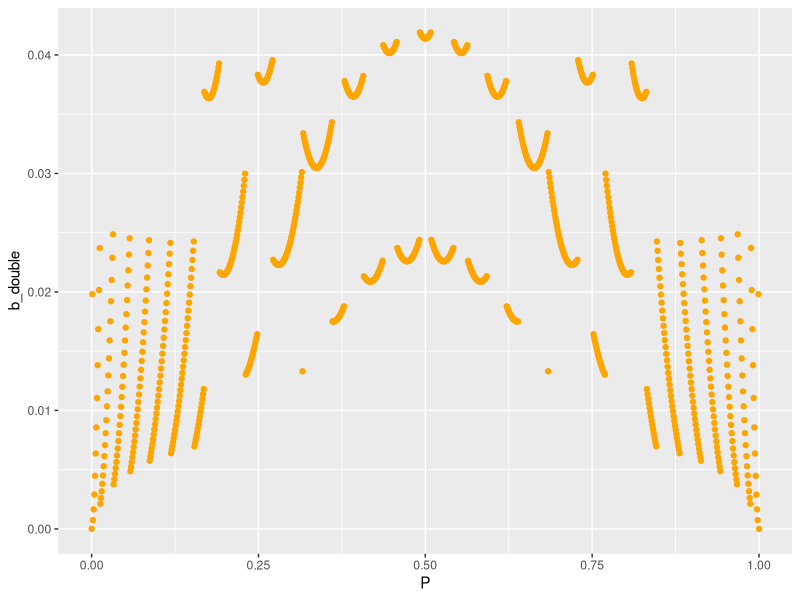
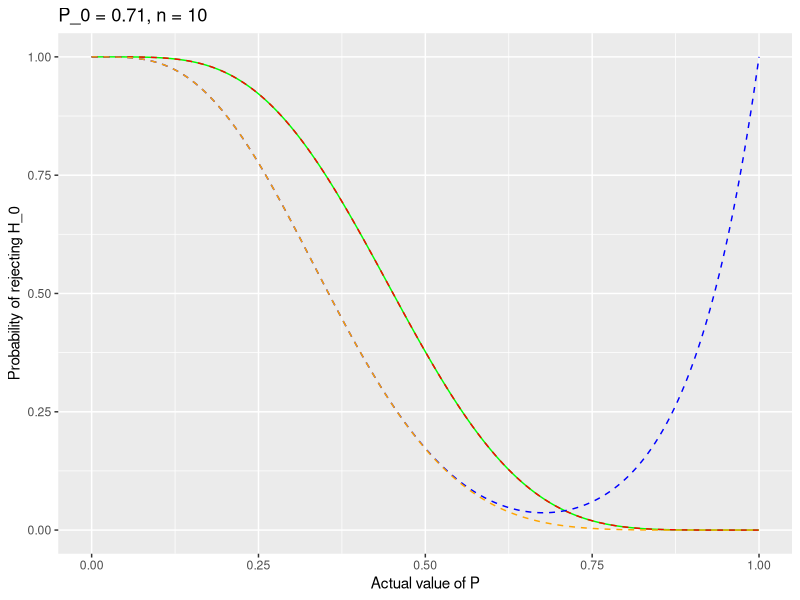

The R source for these figures, in order:
## ---- chunk 1
knitr::opts_chunk$set(echo = TRUE)
## ---- chunk 2
library(ggplot2)
library(reshape2)
library(tidyverse)
## ---- chunk 3
dmodel <- function(x, n, p){
  dbinom(x, n, p)
}

pmodel <- function(x, n, p, tail_left = TRUE){
  pbinom(x, n, p, tail_left)
}

sample_space <- function(n){
  0:n
}

expected_val_model <- function(n, p){
  n*p
}

## ---- chunk 4
p_val_a <- function(x, n, p){
  pr_tail_l = pmodel(x, n, p, tail_left = TRUE)
  ## Use 1 - tail prob but add point prob
  pr_tail_r = 1 - pr_tail_l + dmodel(x, n, p)
  
  p_val = 2 * min(pr_tail_l, pr_tail_r, 1/2)
  p_val
}

p_val_a(7, 10, 0.7)
## ---- chunk 5
p_val_b <- function(x, n, p, multi_modal = TRUE){
  W_x = dmodel(x, n, p)
  
  S = sample_space(n)
  p_val = 0
  
  if (multi_modal){
    # If multimodal makes this a bad for this p-method
    for(y in S){
      W_y = dmodel(y, n, p)
      if(W_y > W_x){
      }
      else{
        p_y = W_y
        p_val = p_val + p_y
      }
    }
  }
  else{
    #WIP of effectivised computation
  }
  
  p_val
}

p_val_b(3, 10, 0.3, TRUE)
## ---- chunk 6
# Assuming point mass function
p_val_c <- function(x, n, p){
  p_tail_l = pmodel(x, n, p, tail_left = TRUE)
  p_tail_r = 1 - p_tail_l + dmodel(x, n, p)
  epsilon = 1e-8
  if (p_tail_l < p_tail_r + epsilon){
    # Add the maximum right tail that is smaller than left tail
    ## Start with 0 tail and add one point mass at a time until it grow bigger than left tail
    r_tail_max_smaller = 0
    y = n
    sugg = r_tail_max_smaller
    while(sugg < p_tail_l + epsilon){
      r_tail_max_smaller = sugg # Accept suggestion
      r_add = dmodel(y, n, p) # Calculate new point mass to be added
      sugg = sugg + r_add # Propose new suggestion
      y = y - 1 # Take one lower y-value
    }
    p_val = p_tail_l +  r_tail_max_smaller
  }
  else{
    # Do the same thing but find maximum smaller left tail instead of right
    l_tail_max_smaller = 0
    y = 0
    sugg = l_tail_max_smaller
    while(sugg < p_tail_r + epsilon){
      l_tail_max_smaller = sugg # Accept suggestion
      l_add = dmodel(y, n, p) # Calculate new point mass to be added
      sugg = sugg + l_add # Propose new suggestion
      y = y + 1 # Take one higher y-value
    }
    p_val = p_tail_r +  l_tail_max_smaller
  }
  if(p_val > 1){ # If the distrbution is symmetric it will count the central event twice.
    return(1)
  }
  p_val
}

p_val_c(7, 10, 0.68)
## ---- chunk 7
# Modifications of methods for optimized power calc
p_val_c_power <- function(x, n, p, a = 0.05){
  # This function will determine if the given experiment and data resulted in a rejection or not wrt to the hypothesis test/significance level
  p_tail_l = pmodel(x, n, p)
  p_tail_r = 1- p_tail_l + dmodel(x, n, p)
  epsilon = 1e-8
  if (p_tail_l < p_tail_r + epsilon){
    if(p_tail_l > a){
      # If the lowest tail value is higher than the significance level the null hypothesis is not rejected
      return(1)
    }
    if(2*p_tail_l < a){
      # If the highest tail value you add to the p_value is lower than half the null hypthesis is rejected
      return(0)
    }
    # Add the maximum right tail that is smaller than left tail
    ## Start with 0 tail and add one point mass at a time until it grow bigger than left tail
    r_tail_max_smaller = 0
    y = n
    sugg = r_tail_max_smaller
    while(sugg < p_tail_l + epsilon){
      r_tail_max_smaller = sugg # Accept suggestion
      r_add = dmodel(y, n, p) # Calculate new point mass to be added
      sugg = sugg + r_add # Propose new suggestion
      y = y - 1 # Take one lower y-value
    }
    p_val = p_tail_l +  r_tail_max_smaller
  }
  else{
    if(p_tail_r > a){
      # If the lowest tail value is higher than the significance level the test fails necessairly
      return(1)
    }
    if(2*p_tail_r < a){
      # If the highest tail value you add to the p_value is lower than half the null hypthesis is rejected
      return(0)
    }
    # Do the same thing but find maximum smaller left tail instead of right
    l_tail_max_smaller = 0
    y = 0
    sugg = l_tail_max_smaller
    while(sugg < p_tail_r + epsilon){
      l_tail_max_smaller = sugg # Accept suggestion
      l_add = dmodel(y, n, p) # Calculate new point mass to be added
      sugg = sugg + l_add # Propose new suggestion
      y = y + 1 # Take one higher y-value
    }
    p_val = p_tail_r +  l_tail_max_smaller
  }
  if(p_val > 1){ # If the distrbution is symmetric it will count the central event twice.
    return(1)
  }
  p_val
}

## ---- chunk 8
p_val_d <- function(x, n, p) {
  exp_val = expected_val_model(n, p)
  W_x = abs(x - exp_val)
  
  p_val = 0
  S = sample_space(n)
  for(y in S){
    W_y = abs(y - exp_val)
    if(W_y < W_x){}
    else{
      p_val = p_val + dmodel(y, n, p)
    }
  }
  p_val
}

p_val_d(7, 10, 0.7)
## ---- chunk 9
power_calc_binom <- function(method, n, p, a){
  power = 0
  for(x in 0:n){
    p_val = method(x, n, p)
    if(p_val < a){
      power = power + dbinom(x, n, p)
    }
  }
  power
}

power_calc_binom(p_val_d, 10, 0.82, 0.05)

N = 1000
P = (0:N)/N
b_double = NULL
b_point = NULL
b_tail = NULL
b_dist = NULL

for(p in P){
  # Calculate power
  power_double = power_calc_binom(p_val_a, 20, p, .05)
  power_point = power_calc_binom(p_val_b, 20, p, .05)
  power_tail = power_calc_binom(p_val_c_power, 20, p, .05)
  power_dist = power_calc_binom(p_val_d, 20, p, .05)
    
  # Add power to the list
  b_double = c(b_double, power_double)
  b_point = c(b_point, power_point)
  b_tail = c(b_tail, power_tail)
  b_dist = c(b_dist, power_dist)
}

df_power <- data.frame(P, b_double, b_point, b_tail, b_dist)
## ---- chunk 10
ggplot(data = df_power)+
  geom_point(aes(x = P, y = b_double), color = "orange")

  
## ---- chunk 11
power_calc_binom_alt <- function(method, n, p_true, a, p_0 = .71){
  power = 0
  for(x in 0:n){
    p_val = method(x, n, p_0)
    if(p_val < a){
      power = power + dbinom(x, n, p_true)
    }
  }
  power
}

N = 1000
n = 10
alpha = .05
P = (0:N)/N
b_double = NULL
b_point = NULL
b_tail = NULL
b_dist = NULL

for(p in P){
  # Calculate power
  power_double = power_calc_binom_alt(p_val_a, n, p, alpha)
  power_point = power_calc_binom_alt(p_val_b, n, p, alpha)
  power_tail = power_calc_binom_alt(p_val_c_power, n, p, alpha)
  power_dist = power_calc_binom_alt(p_val_d, n, p, alpha)
    
  # Add power to the list
  b_double = c(b_double, power_double)
  b_point = c(b_point, power_point)
  b_tail = c(b_tail, power_tail)
  b_dist = c(b_dist, power_dist)
}

df_power <- data.frame(P, b_double, b_point, b_tail, b_dist)
## ---- chunk 12
ggplot(data = df_power)+
  geom_line(aes(x = P, y = b_dist), color = "green")+
  geom_line(aes(x = P, y = b_point), color = "red", linetype = "dashed")+
  geom_line(aes(x = P, y = b_tail), color = "blue", linetype = "dashed")+
  geom_line(aes(x = P, y = b_double), color = "orange", linetype = "dashed")+
  ggtitle("P_0 = 0.71, n = 10")+
  ylab("Probability of rejecting H_0")+
  xlab("Actual value of P")
